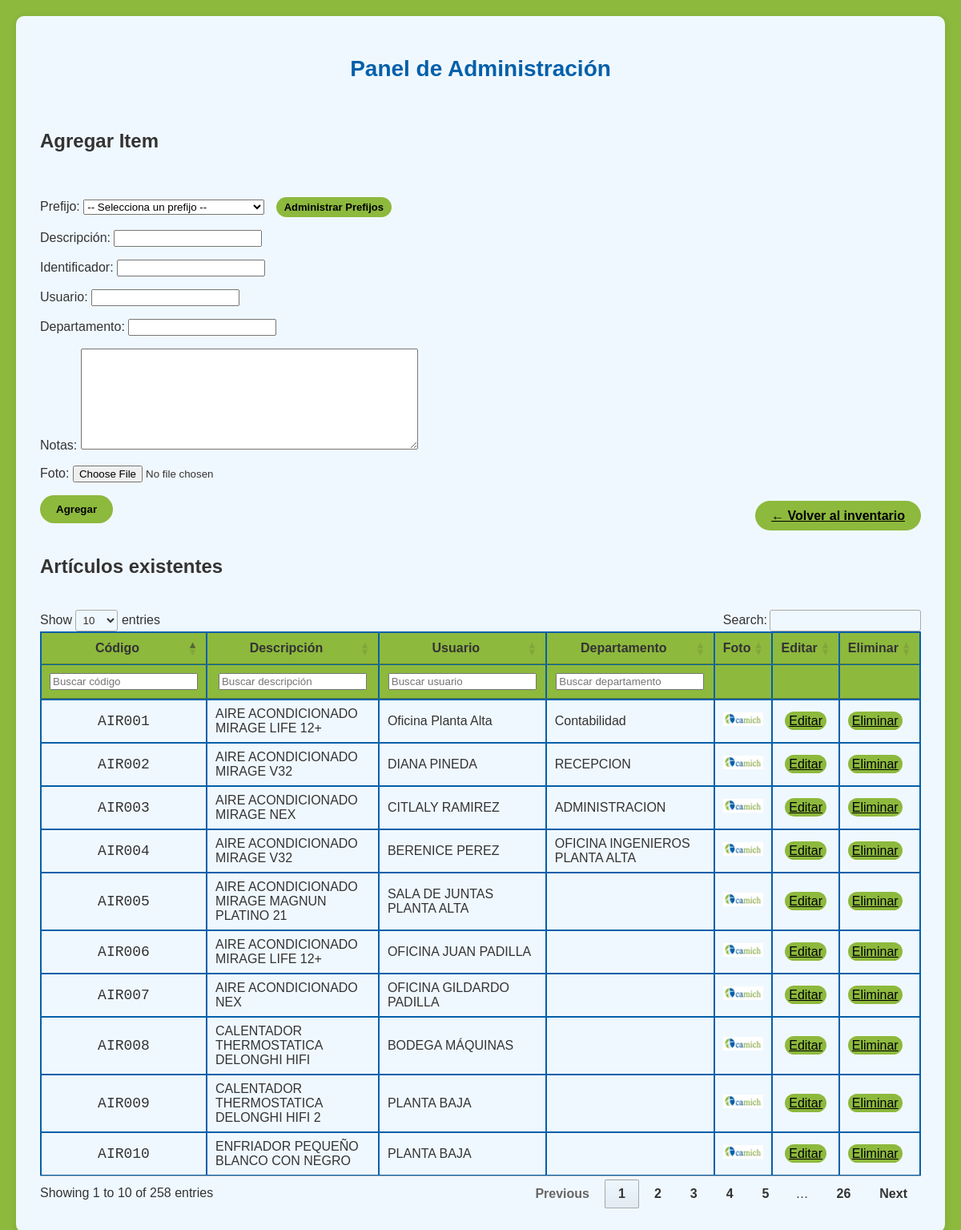
Before: /admin (signed in) with the older database file.
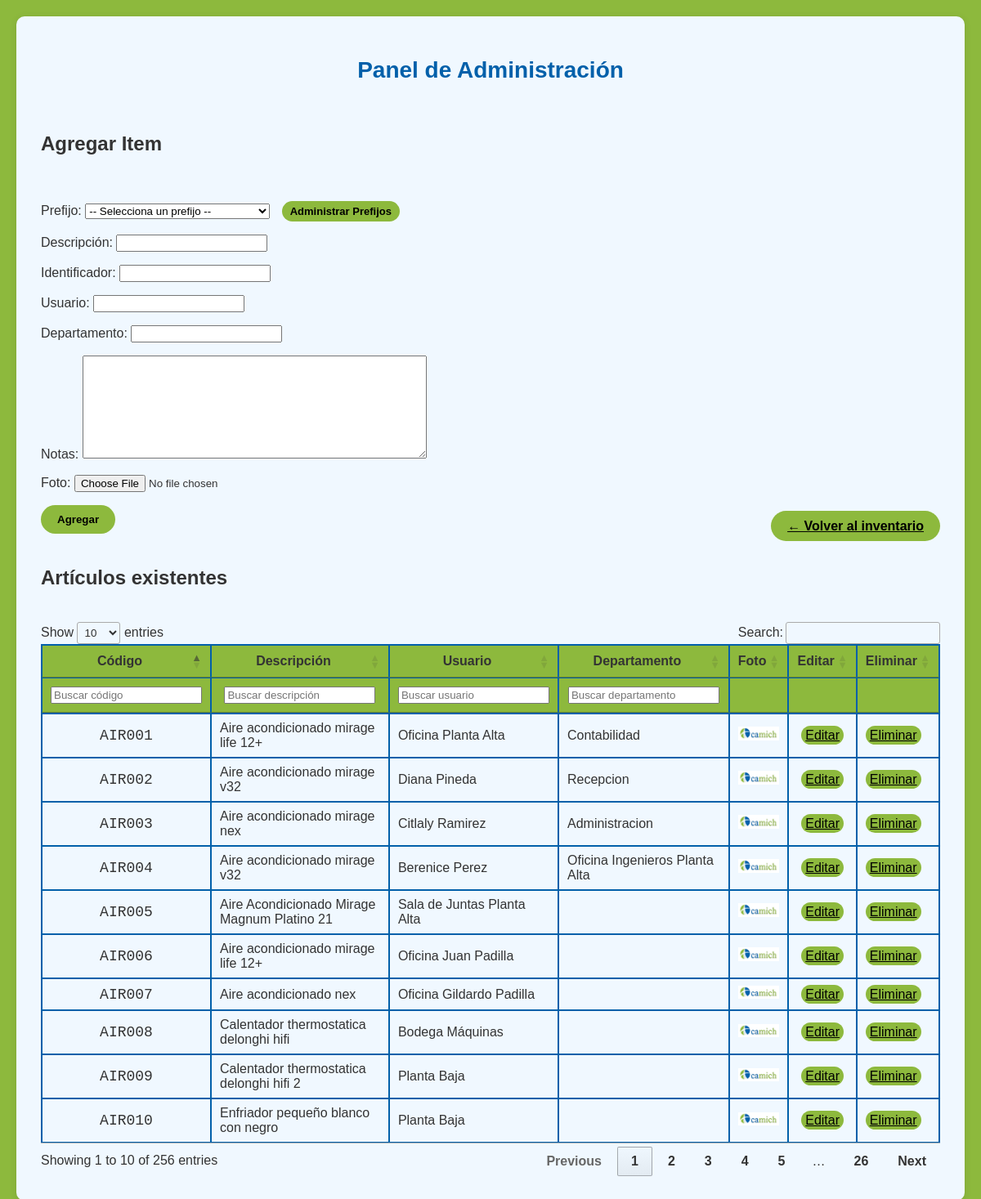
After: the same page with the newer database file.
### tables this page shows
CREATE TABLE "objetos" (
	"id"	INTEGER UNIQUE,
	"codigo"	TEXT UNIQUE,
	"descripcion"	INTEGER,
	"identificador"	TEXT,
	"usuario"	TEXT,
	"departamento"	TEXT,
	"notas"	TEXT,
	"foto_location"	TEXT,
	PRIMARY KEY("id" AUTOINCREMENT)
);

### app.py (the view, shortened to what this page needs)
@app.route('/admin', methods=['GET', 'POST'])
def admin():
   if not session.get('admin'):
        return redirect(url_for('index'))
   item_data = None
   item_id = request.args.get("id")
   if item_id:
       with sqlite3.connect('inventario.db') as conn:
           cursor = conn.execute('SELECT * FROM objetos WHERE id=?', (item_id,))
           item_data = cursor.fetchone()
   with sqlite3.connect('inventario.db') as conn:
       items = conn.execute('SELECT * FROM objetos ORDER BY codigo').fetchall()
   with sqlite3.connect('inventario.db') as conn:
       prefijos_disponibles = conn.execute('SELECT prefijo, descripcion FROM prefijos ORDER BY prefijo').fetchall()
   return render_template('admin.html', items=items, item=item_data, prefijos = prefijos_disponibles)

### templates/admin.html (shortened to what this page needs)
<!DOCTYPE html>
<html>
<head>
    <link rel="stylesheet" href="../static/style.css">
    <link rel="stylesheet" href="https://cdn.datatables.net/1.13.6/css/jquery.dataTables.min.css">
</head>
<body>
<div id="container">
    <h1>Panel de Administración</h1>
    <h2>{{ 'Editar' if item else 'Agregar' }} Item</h2>
    <div class="admin-form">
        <form method="POST" enctype="multipart/form-data">
            <p>Prefijo:
            <select name="prefijo" required {{ 'disabled' if item else '' }}>
                <option value="">-- Selecciona un prefijo --</option>
            </select>
            <a href="{{ url_for('admin_prefijos') }}" class="input-btn" id="admin-prefix" style="text-decoration: none; display: inline-block; text-align: center; margin-left: 10px;">Administrar Prefijos</a>
            </p>
            <p>Descripción: <input type="text" name="descripcion" value="{{ item[2] if item else '' }}"></p>
            <p>Identificador: <input type="text" name="identificador" value="{{ item[3] if item else '' }}"></p>
            <p>Usuario: <input type="text" name="usuario" value="{{ item[4] if item else '' }}"></p>
            <p>Departamento: <input type="text" name="departamento" value="{{ item[5] if item else '' }}"></p>
            <div class="note-group">
                <label for="notas">Notas:</label>
                <textarea rows="8" cols="50" maxlength="500" name="notas" placeholder="Escribe aquí notas y detalles adicionales del item">{{ item[6] if item }} </textarea>
            </div>
            <p>Foto: <input type="file" name="foto" accept="image/*">
            </p>
            <input class="input-btn" type="submit" value="{{ 'Guardar' if item else 'Agregar' }}">
        </form>
        <div id="back-to-index"><a href="{{ url_for('index') }}">← Volver al inventario</a></div>
    </div>
    <h2>Artículos existentes</h2>
    <table id="items-table">
    <thead>
        <tr>
            <th>Código</th>
            <th>Descripción</th>
            <th>Usuario</th>
            <th>Departamento</th>
            <th>Foto</th>
            <th>Editar</th>
            <th>Eliminar</th>
        </tr>
        <tr>
            <th><input type="text" placeholder="Buscar código"></th>
            <th><input type="text" placeholder="Buscar descripción"></th>
            <th><input type="text" placeholder="Buscar usuario"></th>
            <th><input type="text" placeholder="Buscar departamento"></th>
            <th></th>
            <th></th>
            <th></th>
        </tr>
    </thead>
    <tbody>
        {% for item in items %}
        <tr>
            <td>{{ item[1] }}</td>
            <td>{{ item[2] }}</td>
            <td>{{ item[4] }}</td>
            <td>{{ item[5] }}</td>
            <td><img src="{{ url_for('static', filename='images/' + ((item[7]) or 'camich.png')) }}" width="50"></td>
            <td><a href="{{ url_for('admin', id=item[0]) }}">Editar</a></td>
            <td><a href="{{ url_for('delete', item_id=item[0]) }}" onclick="return confirm('¿Seguro que quieres eliminar este elemento?')">Eliminar</a></td>
        </tr>
        {% endfor %}
    </tbody>
    </table>
</div>
</body>
</html>

### static/style.css (style rules this page uses)
:root { --dt-row-selected: initial !important; --dt-row-selected-text: initial !important; --dt-row-selected-link: initial !important; --dt-row-stripe: initial !important; --dt-row-hover: initial !important; --dt-column-ordering: initial !important; --dt-html-background: initial !important; --main-color: #8db93d; --second-color: #0260aa; --third-color: aliceblue; }
body { font-family: Arial, sans-serif; margin: 0; padding: 20px; background-color: var(--main-color); color: #333; }
h1 { background-color: var(--third-color); color: var(--second-color); font-family: Arial, sans-serif; font-size: 28px; text-align: center; margin-top: 20px; margin-bottom: 20px; }
button, .input-btn, a, a:visited { color:black; padding: 10px 20px; border: none; border-radius: 20px; cursor: pointer; font-weight: bold; transition: all 0.5s cubic-bezier(0.4, 0, 1, 1); background: var(--main-color); }
#admin-prefix { font-size: small; padding: 5px 10px; }
input[name="usuario"] { text-transform: capitalize; }
input[name="descripcion"] { text-transform: capitalize; }
input[name="departamento"] { text-transform: capitalize; }
#container { max-width: 1200px; margin: 0 auto; background: var(--third-color); padding: 30px; border-radius: 10px; box-shadow: 0 2px 10px rgba(0, 0, 0, 0.1); display: flex; flex-direction: column; gap: 20px; }
.admin-form { display: flex; justify-content: space-between; align-items: flex-end; }
table a { padding-top: 3px; padding-bottom: 3px; padding-left: 5px; padding-right: 5px; font-weight: lighter; }
table, td, th { border-collapse: collapse; border: 1px solid var(--second-color); }
th { background-color: var(--main-color) !important; text-align: center !important; }
td:nth-child(1), td:nth-child(5) { font-family: monospace; font-size: 18px; text-align: center; }
td:nth-child(6) { text-align: center; }

Changed rows visible on the page:
changed objetos "AIR001": descripcion "AIRE ACONDICIONADO MIRAGE LIFE 12+" → "Aire acondicionado mirage life 12+"
changed objetos "AIR002": descripcion "AIRE ACONDICIONADO MIRAGE V32" → "Aire acondicionado mirage v32"; usuario "DIANA PINEDA" → "Diana Pineda"; departamento "RECEPCION" → "Recepcion"
changed objetos "AIR003": descripcion "AIRE ACONDICIONADO MIRAGE NEX" → "Aire acondicionado mirage nex"; usuario "CITLALY RAMIREZ" → "Citlaly Ramirez"; departamento "ADMINISTRACION" → "Administracion"
changed objetos "AIR004": descripcion "AIRE ACONDICIONADO MIRAGE V32" → "Aire acondicionado mirage v32"; usuario "BERENICE PEREZ" → "Berenice Perez"; departamento "OFICINA INGENIEROS PLANTA ALTA" → "Oficina Ingenieros Planta Alta"
changed objetos "AIR005": descripcion "AIRE ACONDICIONADO MIRAGE MAGNUN PLATINO 21" → "Aire Acondicionado Mirage Magnum Platino 21"; usuario "SALA DE JUNTAS PLANTA ALTA" → "Sala de Juntas Planta Alta"
changed objetos "AIR006": descripcion "AIRE ACONDICIONADO MIRAGE LIFE 12+" → "Aire acondicionado mirage life 12+"; usuario "OFICINA JUAN PADILLA" → "Oficina Juan Padilla"
changed objetos "AIR007": descripcion "AIRE ACONDICIONADO NEX" → "Aire acondicionado nex"; usuario "OFICINA GILDARDO PADILLA" → "Oficina Gildardo Padilla"
changed objetos "AIR008": descripcion "CALENTADOR THERMOSTATICA DELONGHI HIFI" → "Calentador thermostatica delonghi hifi"; usuario "BODEGA MÁQUINAS" → "Bodega Máquinas"
changed objetos "AIR009": descripcion "CALENTADOR THERMOSTATICA DELONGHI HIFI 2" → "Calentador thermostatica delonghi hifi 2"; usuario "PLANTA BAJA" → "Planta Baja"
changed objetos "AIR010": descripcion "ENFRIADOR PEQUEÑO BLANCO CON NEGRO" → "Enfriador pequeño blanco con negro"; usuario "PLANTA BAJA" → "Planta Baja"
Other visible differences:
text written by a page script: "Show entries Search: Showing 1 to 10 of 258 entries Previous 1 2 3 4 5 … 26 Next" → "Show entries Search: Showing 1 to 10 of 256 entries Previous 1 2 3 4 5 … 26 Next"
